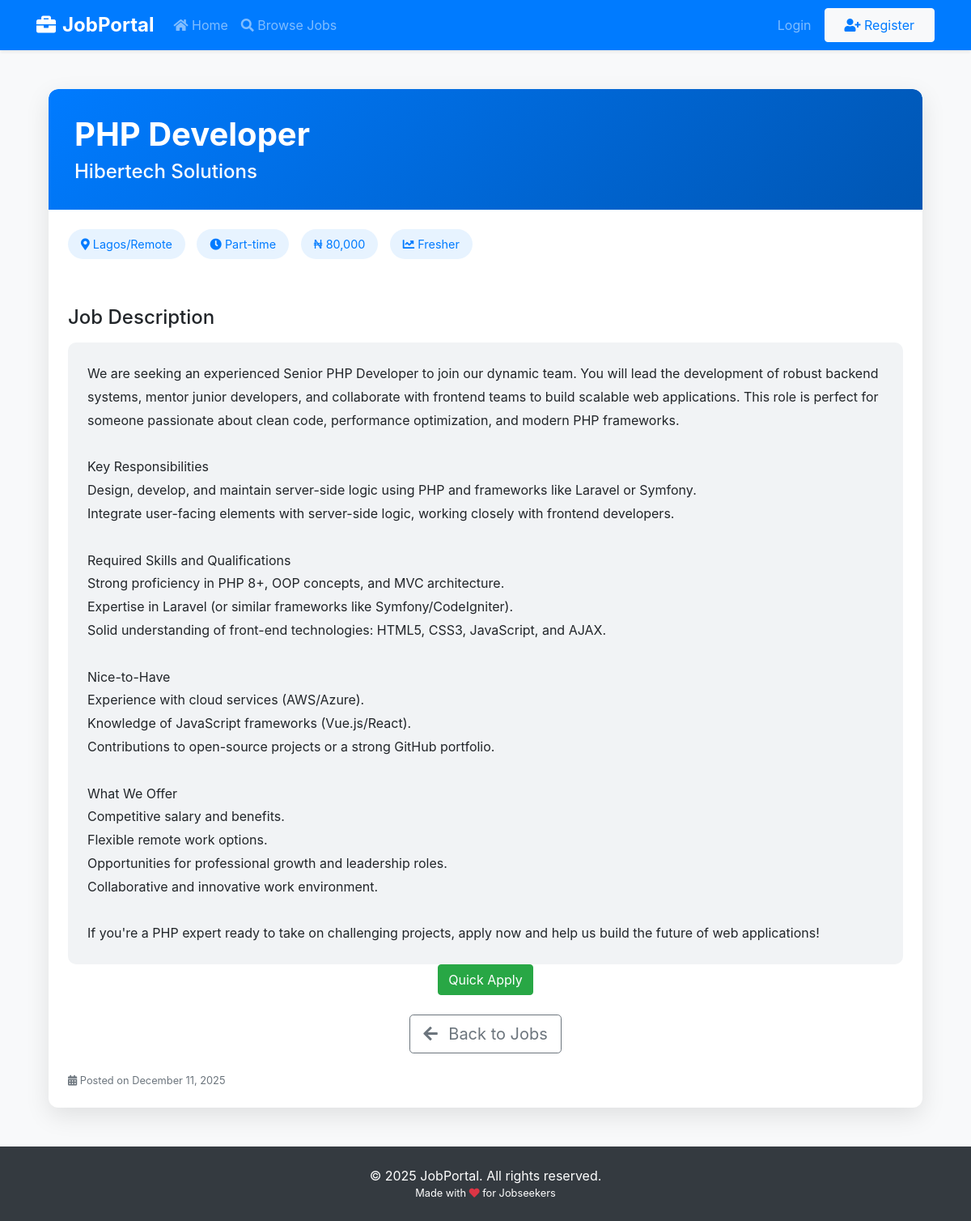
Page /job-details.php?id=1 on the committed database.
### tables this page shows
CREATE TABLE IF NOT EXISTS `jobs` (
  `id` int NOT NULL AUTO_INCREMENT,
  `title` varchar(100) NOT NULL,
  `company` varchar(100) NOT NULL,
  `location` varchar(100) NOT NULL,
  `description` text NOT NULL,
  `created_at` timestamp NULL DEFAULT CURRENT_TIMESTAMP,
  `salary` varchar(50) DEFAULT 'Not disclosed',
  `type` varchar(50) DEFAULT 'Full-time',
  `experience_level` varchar(50) DEFAULT 'Not specified',
  PRIMARY KEY (`id`)
);

### job-details.php (the view, shortened to what this page needs)
<?php include 'includes/user-navbar.php'; ?>
<?php
$job_id = (int)$_GET['id'];
$stmt = $conn->prepare("SELECT * FROM jobs WHERE id = ?");
$stmt->bind_param("i", $job_id);
$stmt->execute();
$result = $stmt->get_result();
if ($result->num_rows !== 1) {
    $error = "Job not found!";
} else {
    $job = $result->fetch_assoc();
}
?>
<!DOCTYPE html>
<html lang="en">
<head>
    <link rel="stylesheet" href="https://stackpath.bootstrapcdn.com/bootstrap/4.5.2/css/bootstrap.min.css">
    <link rel="stylesheet" href="https://cdnjs.cloudflare.com/ajax/libs/font-awesome/5.15.4/css/all.min.css">
    <link rel="stylesheet" href="assets/css/style.css">
</head>
<body>
<div class="container my-5">
    <?php if (isset($error)): ?>
        <div class="alert alert-danger text-center py-5">
            <h3><i class="fas fa-exclamation-triangle"></i> <?php echo $error; ?></h3>
            <a href="jobs.php" class="btn btn-primary btn-lg mt-3">Back to Jobs</a>
        </div>
    <?php else: ?>
        <div class="justify-content-center">
            <div class="col-lg-12 mb-4">
                <div class="card job-card">
                    <div class="job-header text-white">
                        <h1 class="display-5 font-weight-bold"><?php echo htmlspecialchars($job['title']); ?></h1>
                        <h4 class="mb-0"><?php echo htmlspecialchars($job['company']); ?></h4>
                    </div>
                    <div class="card-body p-4">
                        <div class="mb-4">
                            <span class="info-tag"><i class="fas fa-map-marker-alt"></i> <?php echo htmlspecialchars($job['location']); ?></span>
                            <span class="info-tag"><i class="fas fa-clock"></i> <?php echo htmlspecialchars($job['type'] ?? 'Full-time'); ?></span>
                            <span class="info-tag">&#8358</i> <?php echo htmlspecialchars($job['salary'] ?? 'Not disclosed'); ?></span>
                            <span class="info-tag"><i class="fas fa-chart-line"></i> <?php echo htmlspecialchars($job['experience_level'] ?? 'Not specified'); ?></span>
                        </div>
                        <h4 class="mt-5 mb-3">Job Description</h4>
                        <div class="description-box">
                            <?php echo nl2br(htmlspecialchars($job['description'])); ?>
                        </div>
                <div class="text-center mb-4">
                    <a href="apply.php?job_id=1" class="btn btn-success">Quick Apply</a>
                </div>
                <div class="text-center mt-4">
                    <a href="jobs.php" class="btn btn-outline-secondary btn-lg">
                        <i class="fas fa-arrow-left mr-2"></i> Back to Jobs
                    </a>
                </div>
                        <div class="mt-4 text-muted small">
                            <i class="fas fa-calendar-alt"></i> Posted on <?php echo date("F j, Y", strtotime($job['created_at'])); ?>
                        </div>
                    </div>
                </div>
            </div>
        </div>
    <?php endif; ?>
</div>
<?php include 'includes/footer.php'; ?>
</body>
</html>

### assets/css/style.css (style rules this page uses)
.card { border: none; border-radius: 10px; }

### job-details.php (style rules this page uses)
body { background: #f8f9fa; }
.job-header { background: linear-gradient(135deg, #007bff, #0056b3); color: white; border-radius: 12px 12px 0 0; padding: 2rem; }
.job-card { border: none; border-radius: 12px; box-shadow: 0 10px 30px rgba(0,0,0,0.1); overflow: hidden; }
.info-tag { background: #e7f3ff; color: #007bff; padding: 0.5rem 1rem; border-radius: 50px; font-size: 0.9rem; margin-right: 10px; margin-bottom: 10px; display: inline-block; }
.description-box { background: #f1f3f5; padding: 1.5rem; border-radius: 10px; line-height: 1.8; }

### rows in the picture
jobs: title "PHP Developer", company "Hibertech Solutions", location "Lagos/Remote", type "Part-time", salary "80,000", experience_level "Fresher", description "We are seeking an experienced Senior PHP Developer to join our dynamic team. You will lead the development of robust backend systems, mentor junior developers, and collaborate with frontend teams to build scalable web applications. This role is perfect for someone passionate about clean code, performance optimization, and modern PHP frameworks. Key Responsibilities Design, develop, and maintain server-side logic using PHP and frameworks like Laravel or Symfony. Integrate user-facing elements with server-side logic, working closely with frontend developers. Required Skills and Qualifications Strong proficiency in PHP 8+, OOP concepts, and MVC architecture. Expertise in Laravel (or similar…", created_at "December 11, 2025"
